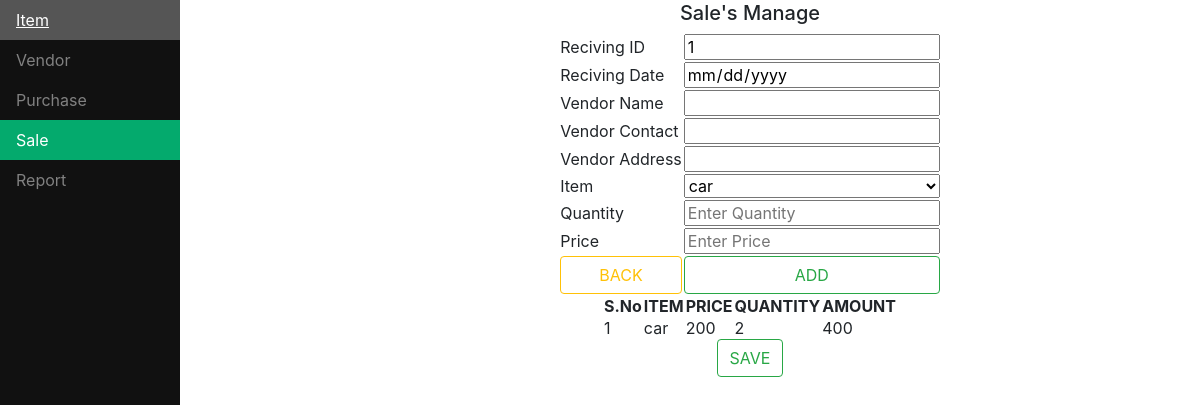
Screenshot of /sale3.php?rno=1 with the database file from the repository.
### tables this page shows
CREATE TABLE `s2` (
  `id` int(50) NOT NULL,
  `sid` int(30) NOT NULL,
  `item` varchar(50) NOT NULL,
  `price` float NOT NULL,
  `qun` int(50) NOT NULL,
  `amt` float NOT NULL
);

### sale3.php (the view, shortened to what this page needs)
<head>
<ul>
  <?php
  echo"
  <li><a href='http://localhost/inv1/item1.php'>Item</a></li>
  <li><a href='http://localhost/inv1/client1.php'>Vendor</a></li>
  <li><a href='http://localhost/inv1/pur1.php'>Purchase</a></li>
  <li><a class='active' href='http://localhost/inv1/sale1.php'>Sale</a></li>
  <li><a href='http://localhost/inv1/repo1.php'>Report</a></li>
  ";
  ?>
</ul>
<?php
$rno=$_GET['rno'];
$date=$_GET['date'];
$name11=$_GET['name'];
$ph1=$_GET['ph'];
$add=$_GET['add'];
?>
<link rel="stylesheet" href="https://cdn.jsdelivr.net/npm/bootstrap@4.0.0/dist/css/bootstrap.min.css">
</head>
<center>
<div style="margin-left:25%;padding:1px 16px;height:1000px;">
<h5>Sale's Manage</h5>
<table>
        <tr>
            <td>Reciving ID</td>
            <td><?php echo" <input style='width:100%' type='number' name='rno' value='$rno' readonly>";?></td>
        </tr>
        <tr>
            <td>Reciving Date</td>
            <td><?php echo" <input style='width:100%' type='date' name='date' value='$date' readonly>";?></td>
        </tr>
        <tr>
            <td>Vendor Name</td>
            <td><?php echo" <input style='width:100%' type='text' name='name' value='$name11' readonly>";?></td>
        </tr>
        <tr>
            <td>Vendor Contact</td>
            <td><?php echo" <input style='width:100%' type='text' name='ph' value='$ph1' readonly>";?></td>
        </tr>
        <tr>
            <td>Vendor Address</td>
            <td><?php echo" <input style='width:100%' type='text' name='adr' value='$add' readonly>";?></td>
        </tr>
<form method="POST">
        <tr>
                <td>Item</td>
                <td>
                <select style='width:100%' name="item" id="item">
                <?php $con=mysqli_connect("localhost","root","","bd");
                      $sql="SELECT * FROM item";
                      $result2=mysqli_query($con,$sql);?>
                <?php while ($row2=mysqli_fetch_array($result2)):; ?>
                <option value="<?php echo$row2[1];?>"><?php echo$row2[1];?></option>
                <?php endwhile;?>
            </select>
                </td>
        </tr>
        <tr>
                <td>Quantity</td>
                <td><input style='width:100%' type='number' name='qun' placeholder='Enter Quantity'></td>
        </tr>
        <tr>
                <td>Price</td>
                <td><input style='width:100%' type='number' name='pc' placeholder='Enter Price'></td>
        </tr>
        <tr>
            <td><button style='width:100%' class='btn btn-outline-warning'name="no" type="submit">BACK</button></td>
            <td><button style='width:100%' class='btn btn-outline-success' name="ok" type="submit">ADD</button></td>
        </tr>
    </table>
<table id="customers">
<tr>
    <th>S.No</th>
    <th>ITEM</th>
    <th>PRICE</th>
    <th>QUANTITY</th>
    <th>AMOUNT</th>
  </tr>
<?php
      $sql="SELECT * FROM s2 WHERE sid = '$rno'";
      $result=$con->query($sql);
      $no=1;
      while($row=$result->fetch_assoc())
      {
        echo"
        <tr>
          <td>".$no."</td>
          <td>".$row["item"]."</td>
          <td>".$row["price"]."</td>
          <td>".$row["qun"]."</td>
          <td>".$row["amt"]."</td>
          </tr>
        ";
        $no++;
      }
?>
</table>
<form method="POST">
<button class='btn btn-outline-success' name="save" type="submit">SAVE</button>
</form>
</div>
</center>

### sale3.php (style rules this page uses)
ul { list-style-type: none; margin: 0; padding: 0; width: 15%; background-color: #111; position: fixed; height: 100%; overflow: auto; }
li a { display: block; color: #818181; padding: 8px 16px; text-decoration: none; }
li a.active { background-color: #04AA6D; color: white; }

### rows the page displays
s2: item "car", price "200", qun "2", amt "400"

### other values shown
form field item "car"
